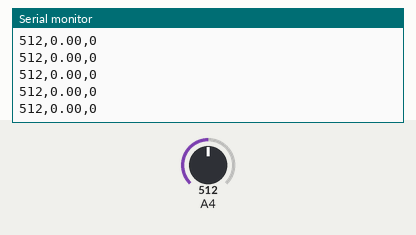
Simulated run of this sketch. Board: Arduino Mega 2560, built with avr-gcc and run on an emulated ATmega2560. Parts: the last lines printed to the serial monitor. The test bench sets the inputs (shaded band); at power-on: A4 = 512.

Above: at 1.2 s.
1.3 s: A4 set to 716
At 2.0 s:
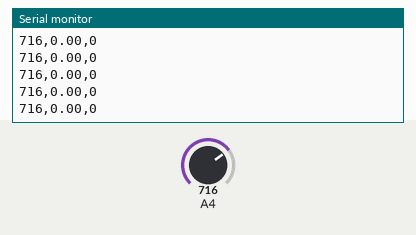
2.8 s: A4 set to 1023
At 3.3 s:
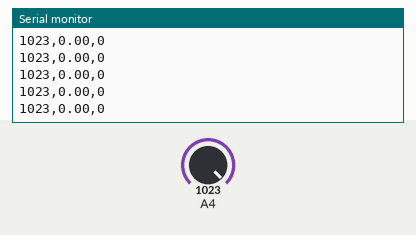
Timing chart, 0 to 4.3 s (numbered marks = the images above; inputs shaded):
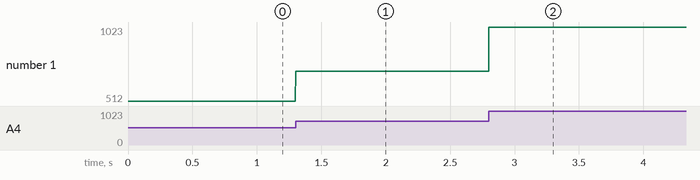

Measured:
- after the input at 1.3 s, the serial monitor: prints a new line at once (image 1)
- after the input at 2.8 s, the serial monitor: prints a new line at once (image 2)
- plotted number 1: 512 → 716 after the input at 1.3 s, 716 → 1023 after the input at 2.8 s

The sketch:

bpm.ino
```cpp
#define ECG_PIN 36
#define THRESHOLD 3000

unsigned long lastBeatTime = 0;
bool beatDetected = false;
float bpm = 0.0;


void setup() {
  pinMode(ECG_PIN, INPUT);
  Serial.begin(115200);
}

void loop() {
  int ecgValue = analogRead(ECG_PIN);

  // Detecta un latido cuando la señal cruza el umbral
  if (ecgValue > THRESHOLD && !beatDetected) {
    beatDetected = true;

    unsigned long currentBeatTime = millis();

    // Cálcula el BPM
    if (lastBeatTime > 0) {
      bpm = 60000.0 / (currentBeatTime - lastBeatTime);

      // Imprime el valor del ECG y el BPM
    }

    lastBeatTime = currentBeatTime;
  }
  // Restablece la detección del latido cuando la señal cae por debajo del umbral
  else if (ecgValue <= THRESHOLD) {
    beatDetected = false;
  }
  Serial.print(ecgValue);
  Serial.print(",");
  Serial.print(bpm);
  Serial.print(",");
  Serial.println("0");
  delay(1); // Agrega un retardo de 10 ms entre cada muestreo
}
```
